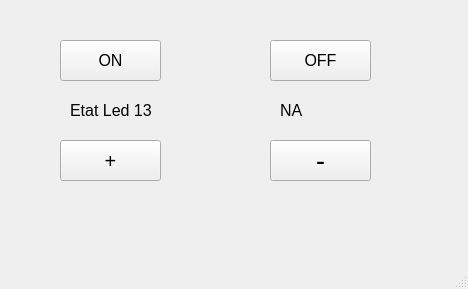
<?xml version="1.0" encoding="UTF-8"?>
<ui version="4.0">
 <class>MainWindow</class>
 <widget class="QMainWindow" name="MainWindow">
  <property name="geometry">
   <rect>
    <x>0</x>
    <y>0</y>
    <width>468</width>
    <height>289</height>
   </rect>
  </property>
  <property name="windowTitle">
   <string>MainWindow</string>
  </property>
  <widget class="QWidget" name="centralwidget">
   <widget class="QPushButton" name="OnBtn">
    <property name="geometry">
     <rect>
      <x>60</x>
      <y>40</y>
      <width>101</width>
      <height>41</height>
     </rect>
    </property>
    <property name="font">
     <font>
      <pointsize>12</pointsize>
     </font>
    </property>
    <property name="text">
     <string>ON</string>
    </property>
   </widget>
   <widget class="QPushButton" name="OffBtn">
    <property name="geometry">
     <rect>
      <x>270</x>
      <y>40</y>
      <width>101</width>
      <height>41</height>
     </rect>
    </property>
    <property name="font">
     <font>
      <pointsize>12</pointsize>
     </font>
    </property>
    <property name="text">
     <string>OFF</string>
    </property>
   </widget>
   <widget class="QPushButton" name="PlusBtn">
    <property name="geometry">
     <rect>
      <x>60</x>
      <y>140</y>
      <width>101</width>
      <height>41</height>
     </rect>
    </property>
    <property name="font">
     <font>
      <pointsize>15</pointsize>
     </font>
    </property>
    <property name="text">
     <string>+</string>
    </property>
   </widget>
   <widget class="QPushButton" name="MoinsBtn">
    <property name="geometry">
     <rect>
      <x>270</x>
      <y>140</y>
      <width>101</width>
      <height>41</height>
     </rect>
    </property>
    <property name="font">
     <font>
      <pointsize>20</pointsize>
     </font>
    </property>
    <property name="text">
     <string>-</string>
    </property>
   </widget>
   <widget class="QLabel" name="label">
    <property name="geometry">
     <rect>
      <x>70</x>
      <y>100</y>
      <width>101</width>
      <height>21</height>
     </rect>
    </property>
    <property name="font">
     <font>
      <pointsize>12</pointsize>
     </font>
    </property>
    <property name="text">
     <string>Etat Led 13</string>
    </property>
   </widget>
   <widget class="QLabel" name="etat_led_13_label">
    <property name="geometry">
     <rect>
      <x>280</x>
      <y>100</y>
      <width>101</width>
      <height>21</height>
     </rect>
    </property>
    <property name="font">
     <font>
      <pointsize>12</pointsize>
     </font>
    </property>
    <property name="text">
     <string>NA</string>
    </property>
   </widget>
  </widget>
  <widget class="QMenuBar" name="menubar">
   <property name="geometry">
    <rect>
     <x>0</x>
     <y>0</y>
     <width>468</width>
     <height>26</height>
    </rect>
   </property>
  </widget>
  <widget class="QStatusBar" name="statusbar"/>
 </widget>
 <resources/>
 <connections>
  <connection>
   <sender>OnBtn</sender>
   <signal>clicked()</signal>
   <receiver>MainWindow</receiver>
   <slot>on_clicked()</slot>
   <hints>
    <hint type="sourcelabel">
     <x>91</x>
     <y>120</y>
    </hint>
    <hint type="destinationlabel">
     <x>75</x>
     <y>137</y>
    </hint>
   </hints>
  </connection>
  <connection>
   <sender>OffBtn</sender>
   <signal>clicked()</signal>
   <receiver>MainWindow</receiver>
   <slot>off_clicked()</slot>
   <hints>
    <hint type="sourcelabel">
     <x>299</x>
     <y>110</y>
    </hint>
    <hint type="destinationlabel">
     <x>297</x>
     <y>146</y>
    </hint>
   </hints>
  </connection>
  <connection>
   <sender>PlusBtn</sender>
   <signal>clicked()</signal>
   <receiver>MainWindow</receiver>
   <slot>plus_clicked()</slot>
   <hints>
    <hint type="sourcelabel">
     <x>79</x>
     <y>199</y>
    </hint>
    <hint type="destinationlabel">
     <x>79</x>
     <y>214</y>
    </hint>
   </hints>
  </connection>
  <connection>
   <sender>MoinsBtn</sender>
   <signal>clicked()</signal>
   <receiver>MainWindow</receiver>
   <slot>moins_clicked()</slot>
   <hints>
    <hint type="sourcelabel">
     <x>319</x>
     <y>195</y>
    </hint>
    <hint type="destinationlabel">
     <x>317</x>
     <y>219</y>
    </hint>
   </hints>
  </connection>
 </connections>
 <slots>
  <slot>on_clicked()</slot>
  <slot>off_clicked()</slot>
  <slot>plus_clicked()</slot>
  <slot>moins_clicked()</slot>
 </slots>
</ui>
